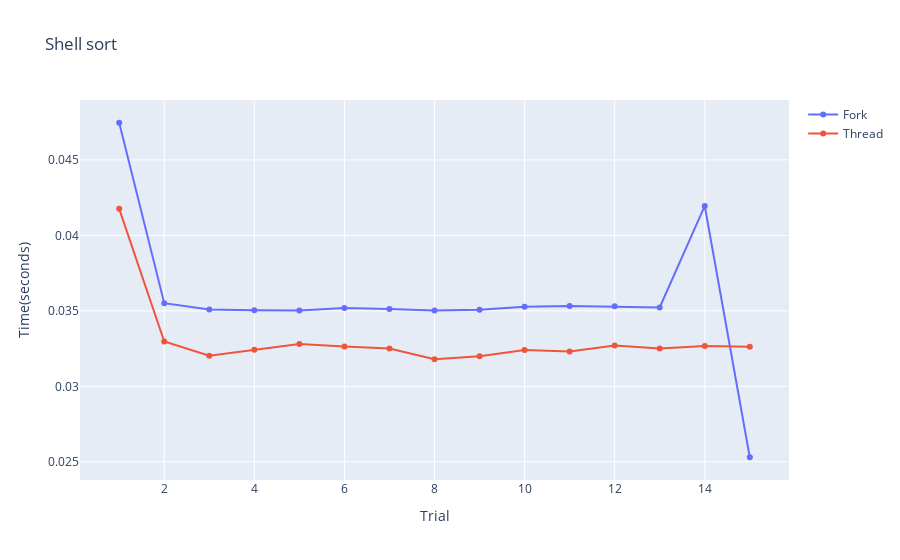

This figure's notebook cell:
### Markdown cell above
#**Shell Sort**

### Code cell
import plotly.graph_objects as go
import pandas as pd

df_usgsn03 = pd.read_csv(fork_path + 'ShellFork.csv',sep=',')
df_usgsn04 = pd.read_csv(thread_path + 'ShellThread.csv',sep=',')


df_usgsn03_sorted = df_usgsn03.sort_values(by='trial')
df_usgsn04_sorted = df_usgsn04.sort_values(by='trial')


fig = go.Figure()
fig.add_trace(
    go.Scatter(
        x=df_usgsn03_sorted['trial'],
        y=df_usgsn03_sorted['time'],
        name = 'Fork'     
    ))

fig.add_trace(
    go.Scatter(
        x=df_usgsn04_sorted['trial'],
        y=df_usgsn04_sorted['time'],
        name = 'Thread'
        
    ))

fig.update_layout(title = 'Shell sort', xaxis_title='Trial',yaxis_title='Time(seconds)')

fig.show()

### Figure 1 — Plotly figure (JSON) as saved in the notebook; plotly's stock layout.template omitted (floating-point values rounded to 4 significant figures)
{"data": [{"name": "Fork", "type": "scatter", "x": [1, 2, 3, 4, 5, 6, 7, 8, 9, 10, 11, 12, 13, 14, 15], "y": [0.04746, 0.03551, 0.0351, 0.03503, 0.03503, 0.03518, 0.03512, 0.03503, 0.03507, 0.03526, 0.03533, 0.0353, 0.03522, 0.04195, 0.0253]}, {"name": "Thread", "type": "scatter", "x": [1, 2, 3, 4, 5, 6, 7, 8, 9, 10, 11, 12, 13, 14, 15], "y": [0.04176, 0.03297, 0.03203, 0.03242, 0.03281, 0.03265, 0.0325, 0.0318, 0.03199, 0.03241, 0.03232, 0.03271, 0.03251, 0.03268, 0.03263]}], "layout": {"title": {"text": "Shell sort"}, "xaxis": {"title": {"text": "Trial"}}, "yaxis": {"title": {"text": "Time(seconds)"}}}}
